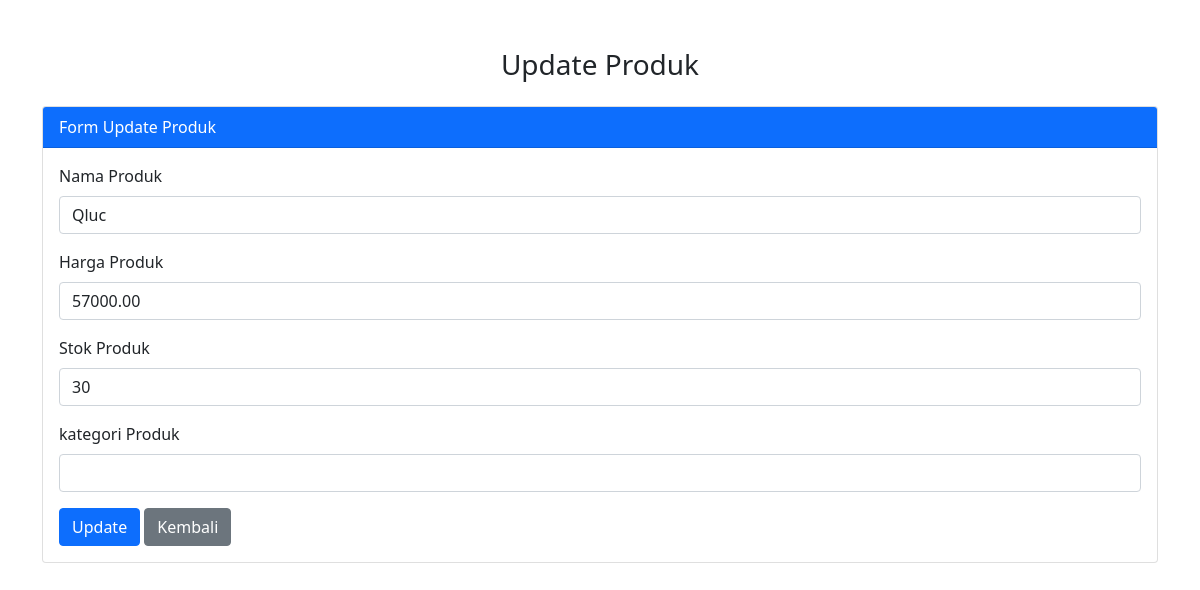
The page /update07021.php?id=4 on the database its author committed.
### tables this page shows
CREATE TABLE `product` (
  `id` int(11) NOT NULL,
  `nama_produk` varchar(100) DEFAULT NULL,
  `harga` decimal(10,2) DEFAULT NULL,
  `stok` int(11) DEFAULT NULL,
  `kategori` varchar(100) DEFAULT NULL
);

### update07021.php (the view, shortened to what this page needs)
<?php
include "config07021.php";
if (isset($_GET['id'])) {
    $id = $_GET['id'];
    $result = mysqli_query($conn, "SELECT * FROM product WHERE id = $id");
    $data = mysqli_fetch_assoc($result);
}
?>
<!doctype html>
<html lang="en">
<head>
    <link href="https://cdn.jsdelivr.net/npm/bootstrap@5.0.2/dist/css/bootstrap.min.css" rel="stylesheet">
</head>
<body>
<div class="container mt-5">
    <h3 class="text-center mb-4">Update Produk</h3>
    <div class="card">
        <div class="card-header bg-primary text-white">
            Form Update Produk
        </div>
        <div class="card-body">
            <form method="POST">
                <div class="mb-3">
                    <label class="form-label">Nama Produk</label>
                    <input type="text" class="form-control" name="tnama" value="<?= $data['nama_produk']; ?>" required>
                </div>
                <div class="mb-3">
                    <label class="form-label">Harga Produk</label>
                    <input type="text" class="form-control" name="tharga" value="<?= $data['harga']; ?>" required>
                </div>
                <div class="mb-3">
                    <label class="form-label">Stok Produk</label>
                    <input type="number" class="form-control" name="tstock" value="<?= $data['stok']; ?>" required>
                </div>
                <div class="mb-3">
                    <label class="form-label">kategori Produk</label>
                    <input type="number" class="form-control" name="tkategori" value="<?= $data['kategori']; ?>" required>
                </div>
                <button type="submit" class="btn btn-primary" name="bupdate">Update</button>
                <a href="index.php" class="btn btn-secondary">Kembali</a>
            </form>
        </div>
    </div>
</div>
</body>
</html>

### rows shown on the page
product: tnama "Qluc", tharga "57000.00", tstock "30"
